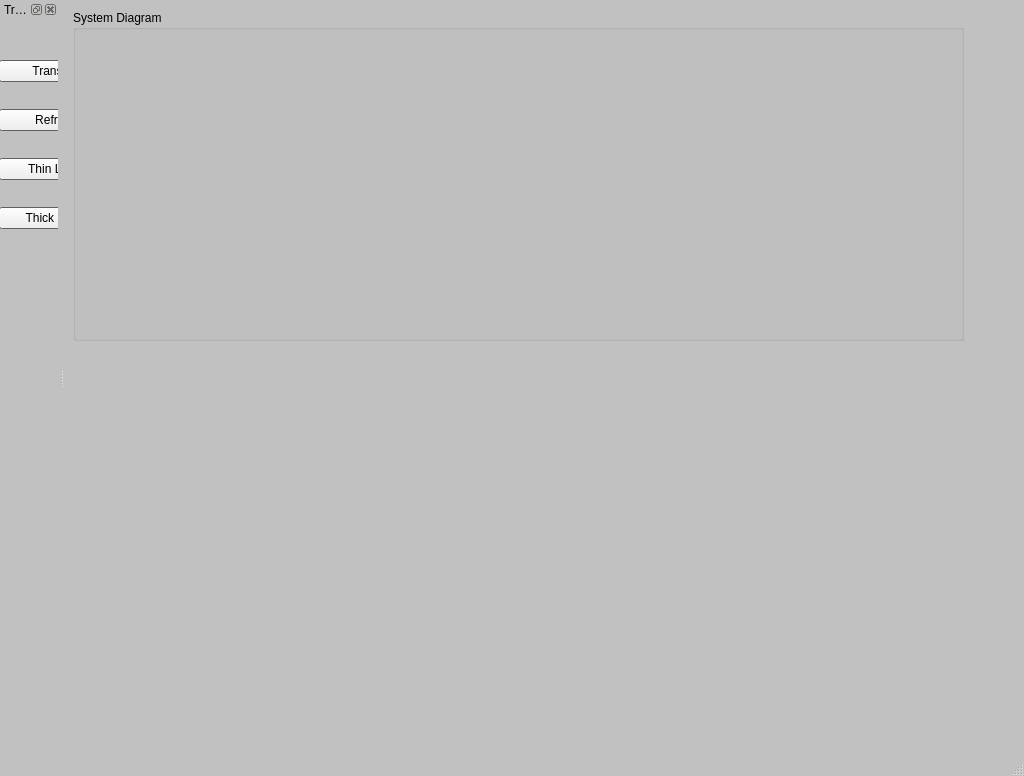
<?xml version="1.0" encoding="UTF-8"?>
<ui version="4.0">
 <class>MainWindow</class>
 <widget class="QMainWindow" name="MainWindow">
  <property name="geometry">
   <rect>
    <x>0</x>
    <y>0</y>
    <width>1024</width>
    <height>776</height>
   </rect>
  </property>
  <property name="palette">
   <palette>
    <active>
     <colorrole role="Base">
      <brush brushstyle="SolidPattern">
       <color alpha="255">
        <red>222</red>
        <green>222</green>
        <blue>222</blue>
       </color>
      </brush>
     </colorrole>
     <colorrole role="Window">
      <brush brushstyle="SolidPattern">
       <color alpha="255">
        <red>193</red>
        <green>193</green>
        <blue>193</blue>
       </color>
      </brush>
     </colorrole>
    </active>
    <inactive>
     <colorrole role="Base">
      <brush brushstyle="SolidPattern">
       <color alpha="255">
        <red>222</red>
        <green>222</green>
        <blue>222</blue>
       </color>
      </brush>
     </colorrole>
     <colorrole role="Window">
      <brush brushstyle="SolidPattern">
       <color alpha="255">
        <red>193</red>
        <green>193</green>
        <blue>193</blue>
       </color>
      </brush>
     </colorrole>
    </inactive>
    <disabled>
     <colorrole role="Base">
      <brush brushstyle="SolidPattern">
       <color alpha="255">
        <red>193</red>
        <green>193</green>
        <blue>193</blue>
       </color>
      </brush>
     </colorrole>
     <colorrole role="Window">
      <brush brushstyle="SolidPattern">
       <color alpha="255">
        <red>193</red>
        <green>193</green>
        <blue>193</blue>
       </color>
      </brush>
     </colorrole>
    </disabled>
   </palette>
  </property>
  <property name="windowTitle">
   <string>Matrix Optics Calculator</string>
  </property>
  <widget class="QWidget" name="centralwidget">
   <widget class="QGroupBox" name="groupBox">
    <property name="geometry">
     <rect>
      <x>9</x>
      <y>10</y>
      <width>891</width>
      <height>331</height>
     </rect>
    </property>
    <property name="title">
     <string>System Diagram</string>
    </property>
   </widget>
  </widget>
  <widget class="QMenuBar" name="menubar">
   <property name="geometry">
    <rect>
     <x>0</x>
     <y>0</y>
     <width>1024</width>
     <height>23</height>
    </rect>
   </property>
  </widget>
  <widget class="QStatusBar" name="statusbar"/>
  <widget class="QDockWidget" name="DockWidget">
   <property name="palette">
    <palette>
     <active>
      <colorrole role="Base">
       <brush brushstyle="SolidPattern">
        <color alpha="255">
         <red>218</red>
         <green>218</green>
         <blue>218</blue>
        </color>
       </brush>
      </colorrole>
      <colorrole role="Window">
       <brush brushstyle="SolidPattern">
        <color alpha="255">
         <red>135</red>
         <green>135</green>
         <blue>135</blue>
        </color>
       </brush>
      </colorrole>
     </active>
     <inactive>
      <colorrole role="Base">
       <brush brushstyle="SolidPattern">
        <color alpha="255">
         <red>218</red>
         <green>218</green>
         <blue>218</blue>
        </color>
       </brush>
      </colorrole>
      <colorrole role="Window">
       <brush brushstyle="SolidPattern">
        <color alpha="255">
         <red>135</red>
         <green>135</green>
         <blue>135</blue>
        </color>
       </brush>
      </colorrole>
     </inactive>
     <disabled>
      <colorrole role="Base">
       <brush brushstyle="SolidPattern">
        <color alpha="255">
         <red>135</red>
         <green>135</green>
         <blue>135</blue>
        </color>
       </brush>
      </colorrole>
      <colorrole role="Window">
       <brush brushstyle="SolidPattern">
        <color alpha="255">
         <red>135</red>
         <green>135</green>
         <blue>135</blue>
        </color>
       </brush>
      </colorrole>
     </disabled>
    </palette>
   </property>
   <property name="windowTitle">
    <string>Transform</string>
   </property>
   <attribute name="dockWidgetArea">
    <number>1</number>
   </attribute>
   <widget class="QWidget" name="dockWidgetContents">
    <widget class="QWidget" name="verticalLayoutWidget">
     <property name="geometry">
      <rect>
       <x>-1</x>
       <y>20</y>
       <width>111</width>
       <height>211</height>
      </rect>
     </property>
     <layout class="QVBoxLayout" name="verticalLayout">
      <item>
       <widget class="QPushButton" name="pushButton">
        <property name="text">
         <string>Transfer</string>
        </property>
       </widget>
      </item>
      <item>
       <widget class="QPushButton" name="pushButton_2">
        <property name="text">
         <string>Refract</string>
        </property>
       </widget>
      </item>
      <item>
       <widget class="QPushButton" name="pushButton_3">
        <property name="text">
         <string>Thin Lens</string>
        </property>
       </widget>
      </item>
      <item>
       <widget class="QPushButton" name="pushButton_4">
        <property name="text">
         <string>Thick Lens</string>
        </property>
       </widget>
      </item>
     </layout>
    </widget>
   </widget>
  </widget>
 </widget>
 <resources/>
 <connections/>
</ui>
